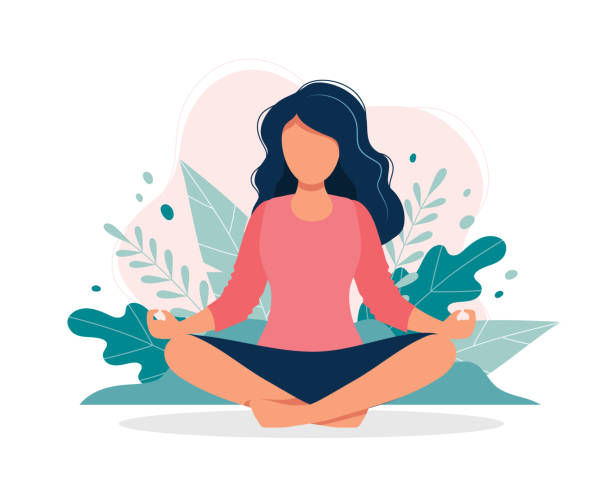
#> input picture pic1.jpeg, 612 x 501 px
$ python test.py
#> lines starting #> are read from the running program, lines starting #| are printed output that depends on the picture
from PIL import Image, ImageFilter

#Open existing image
OriImage = Image.open('pic1.jpeg')
#> OriImage is the input picture: PIL image 612x501 RGB; mean R, G, B 224.5, 218.4, 218.6
#Applying GaussianBlur filter
gaussImage = OriImage.filter(ImageFilter.GaussianBlur(5))
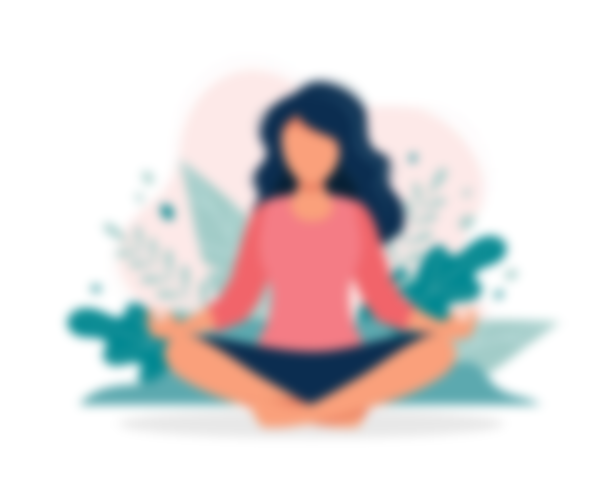
#> gaussImage: PIL image 612x501 RGB; mean R, G, B 224.5, 218.4, 218.6
#Save Gaussian Blur Image
gaussImage.save('gaussian_blur.jpg')

from wand.image import Image
#> (the run stopped early here; a loop or call above may not have finished)
